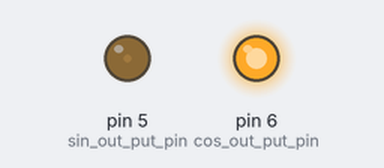
Bench run of a sketch on a simulated Arduino Uno, built with avr-gcc and run on an emulated ATmega328P. On the bench: output pins drawn as LEDs (lit = HIGH). What the sketch prints to the serial monitor is not drawn.

Above: at 0.05 s.
At 0.45 s:
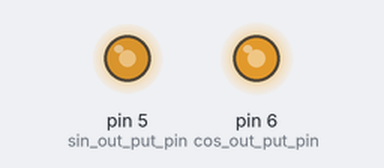
At 0.9 s:
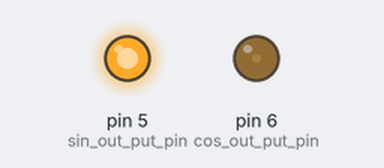
At 1.75 s:
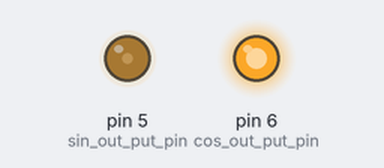
Timing chart, 0 to 4.4 s (numbered marks = the images above):
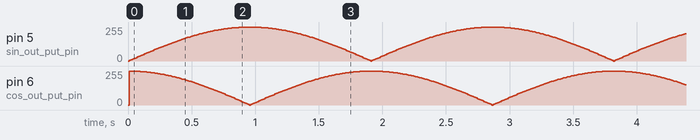

The sketch:

sine_wave.ino
```cpp
#define sin_out_put_pin 5
#define cos_out_put_pin 6

void setup()
{
   Serial.begin(9600);
}

const float rad_per_deg = 0.01745329251;      // value of a radian per degree
float theta = 0;
int pulse_width_sin = 0;
int pulse_width_cos = 0;
int sign = 1;                           // to control the increments or decrements of angle parameter

void loop()
{
  analogWrite( sin_out_put_pin , pulse_width_sin );    // PWM output at the given pins
  analogWrite( cos_out_put_pin , pulse_width_cos );

  if (theta == 3.14159265359) sign = -1;   // keep increasing the value of theta till pi and the decrease till zero
  else if (theta == 0) sign = 1;

  theta = theta + (rad_per_deg * sign);

  pulse_width_sin = 255 * sin(theta);
  pulse_width_cos = 255 * cos(theta);

//   Serial.print(pulse_width_sin);
//   Serial.print(',');
//   Serial.print(pulse_width_cos);

  pulse_width_sin = abs(pulse_width_sin);
  pulse_width_cos = abs(pulse_width_cos);

  Serial.print(',');
  Serial.print(pulse_width_sin);
  Serial.print(',');
  Serial.println(pulse_width_cos);

  delay(10);  // control the frequency here
}


//#define sin_out_put_pin1 5
//#define sin_out_put_pin2 6
//
//void setup()
//{
//  Serial.begin(9600);
//}
//
//const float rad_per_deg = 0.01745329251;      // value of a radian per degree
//float theta = 0;
//int pulse_width_sin1 = 0;
//int pulse_width_sin2 = 0;
//int sign = 1;                           // to control the increments or decrements of angle parameter
//
//void loop()
//{
//  analogWrite( sin_out_put_pin1 , pulse_width_sin1 );    // PWM output at the given pins
//  analogWrite( sin_out_put_pin2 , pulse_width_sin2 );
//
//  if (theta == 3.14159265359) sign = -1;   // keep increasing the value of theta till pi and the decrease till zero
//  else if (theta == 0) sign = 1;
//
//  theta = theta + (rad_per_deg * sign);
//
//  pulse_width_sin1 = 255 * sin(theta);
//  pulse_width_sin2 = 255 * sin(theta);
////
////  Serial.print(pulse_width_sin1);
////  Serial.print(',');
////  Serial.print(pulse_width_sin2);
//
//  pulse_width_sin2 = abs(pulse_width_sin1);
//  pulse_width_sin2 = abs(pulse_width_sin2);
//
//  Serial.print(',');
//  Serial.print(pulse_width_sin1);
//  Serial.print(',');
//  Serial.println(pulse_width_sin2);
//
//  delay(10);  // control the frequency here
//}
```
